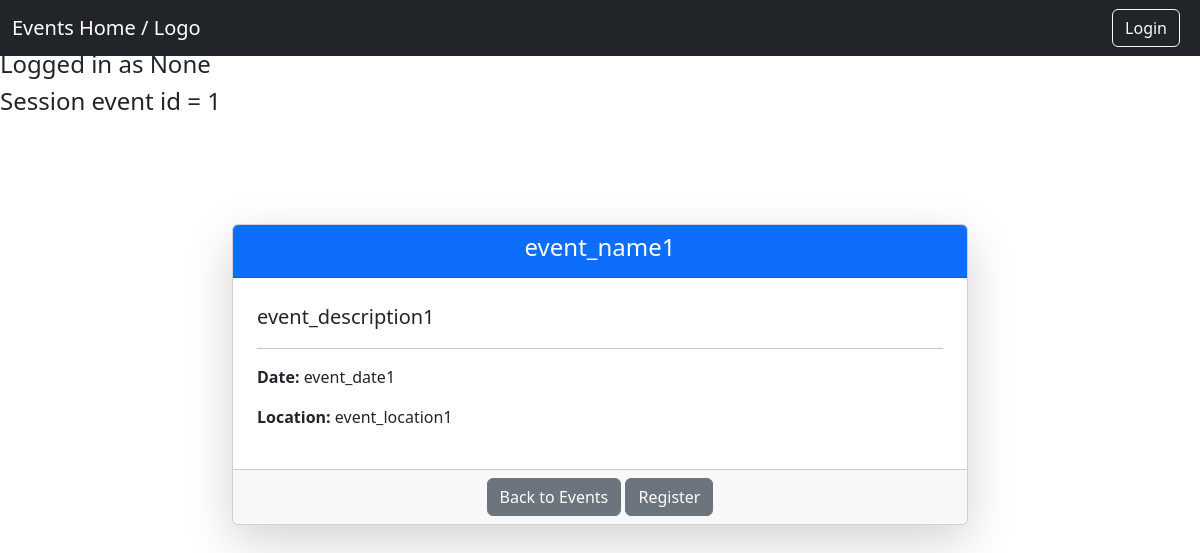
/event_details/1, run on the app's committed database.
### tables this page shows
CREATE TABLE events (
        event_id INTEGER PRIMARY KEY AUTOINCREMENT, 
        event_name TEXT NOT NULL, 
        event_date TEXT NOT NULL, 
        event_location TEXT NOT NULL, 
        event_description TEXT NOT NULL,
        event_owner TEXT NOT NULL);

### app.py (the view)
@app.route("/event_details/<int:event_id>")
def event_details(event_id):
    connection = get_db_connection()
    connection.row_factory = sqlite3.Row
    cursor = connection.cursor()
    cursor.execute("SELECT * FROM events WHERE event_id = ? LIMIT 1", (event_id,))
    event = cursor.fetchone()
    if event:
        event = dict(event)
        session['event_id'] = event['event_id']
    connection.close()
    username = session.get('username')
    return render_template("event_details.html", event=event, username=username)

### app.py (called while the page is built)
def get_db_connection():
    if 'db' not in g:
        g.db = sqlite3.connect(DATABASE)
        return g.db

@app.teardown_appcontext
def close_db_connection(exception):
    db = g.pop('db', None)
    if db is not None:
        db.close()

### templates/event_details.html
{% extends "layout.html" %}
{% block content %}
    <h4 style="padding-top: 50px;">Logged in as {{ username}}</h4>
    <h4>Session event id = {{event['event_id'] }}</h4>
    <div class="container" style="padding-top: 100px;">
        <div class="row justify-content-center">
            <div class="col-md-8">
                <div class="card shadow-lg">
                    <div class="card-header text-center bg-primary text-white">
                        <h1 class="h4">{{ event['event_name'] }}</h1>
                    </div>
                    <div class="card-body p-4">
                        <p class="lead">{{ event['event_description'] }}</p>
                        <hr>
                        <p><strong>Date:</strong> {{ event['event_date'] }}</p>
                        <p><strong>Location:</strong> {{ event['event_location'] }}</p>
                    </div>
                    <div class="card-footer text-center">
                        <a href="{{ url_for('home') }}" class="btn btn-secondary">Back to Events</a>
                        <a href="{{ url_for('register_for_event') }}" class="btn btn-secondary">Register</a>
                    </div>
                </div>
            </div>
        </div>
    </div>
{% endblock %}

### data on the page
events: event_id "1", event_name "event_name1", event_description "event_description1", event_date "event_date1", event_location "event_location1"

### other printed values
{{ username }} "None"
